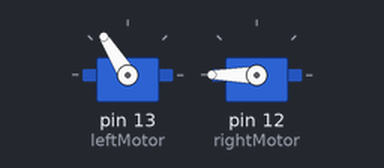
This sketch was run on a simulated Arduino Uno, built with avr-gcc and run on an emulated ATmega328P. Shown: 2 × servo.

Above: at 0.05 s.
At 6.0 s:
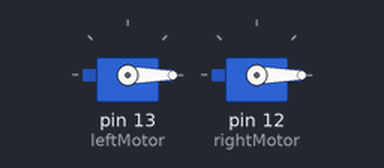
Timing chart, 0 to 7.8 s (numbered marks = the images above):
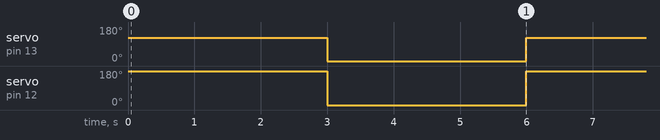

Measured:
- by itself, servo on pin 13 (leftMotor): alternates 122° for 3.0 s and 0° for 3.0 s
- by itself, servo on pin 12 (rightMotor): alternates 180° for 3.0 s and 0° for 3.0 s

The sketch:

_03_-_Servo.ino
```cpp
#include <Servo.h> // Servo library

//#define BUTTON 5

int i = 0;
// create the servo objects
Servo leftMotor;
Servo rightMotor;

// the setup function runs once when you press reset or power the board
void setup()
{
//    pinMode(BUTTON, INPUT);
  //Enable pullup
//  digitalWrite(BUTTON, HIGH);
  leftMotor.attach(13);  // attaches the servo on pin 13 to a servo object
  rightMotor.attach(12); // attaches the servo on pin 12 to a servo object
}

// the loop function runs over and over again forever
void loop()
{
//  if (digitalRead(BUTTON) == LOW){
//    delay(100);
//    i++;
//  }

//  if (i%2 == 0) {
//    leftMotor.write(0);
//  } else {
//    leftMotor.write(180);  // 180 the servo motor will go foward
//  }
    leftMotor.write(1800);
    rightMotor.write(180);
    delay(3000);
    leftMotor.write(0);
    rightMotor.write(0);
    delay(3000);

//  rightMotor.write(180); // 180 the servo motor will go foward

//  delay(5000);
//  leftMotor.write(0);  // 0 the servo motor will go backward
//  rightMotor.write(0); // 0 the servo motor will go backward
//
//  delay(5000);
//
//  leftMotor.write(90);  // 90 the servo will stop
//  rightMotor.write(90); // 90 the servo will stop
//
//  delay(2000);
}
```
